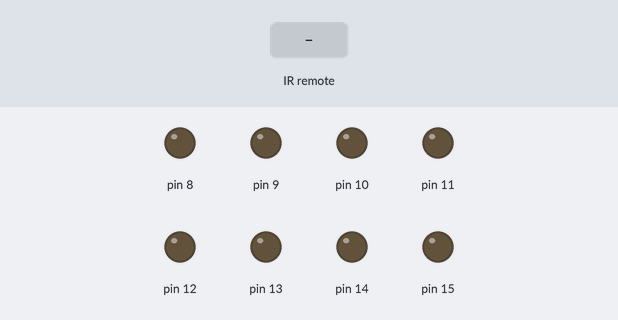
This sketch was run on a simulated Arduino Uno, built with avr-gcc and run on an emulated ATmega328P. Parts: output pins drawn as LEDs (lit = HIGH). Inputs (shaded band) come from the test bench.

Above: at 1.3 s.
1.4 s: infrared code 0x40BF30CF received
At 1.8 s:
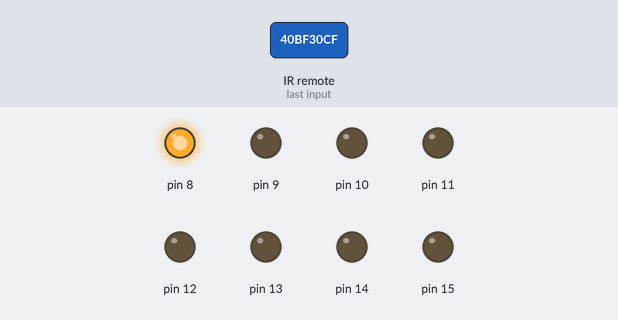
3.0 s: infrared code 0x40BF18E7 received
At 3.8 s:
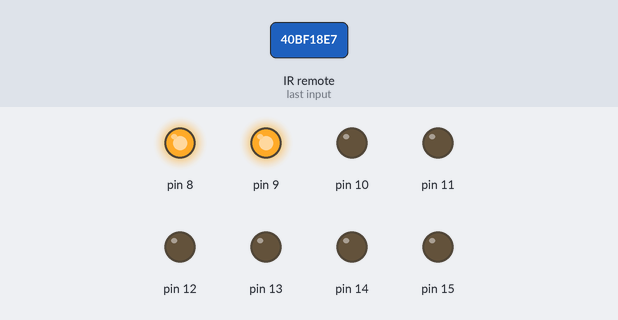
4.7 s: infrared code 0x40BF7A85 received
At 5.7 s:
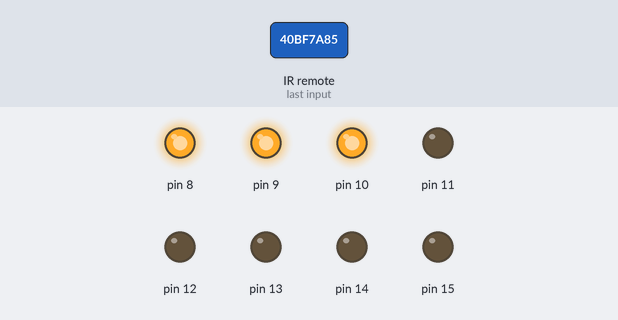
6.5 s: infrared code 0x40BF10EF received
At 7.7 s:
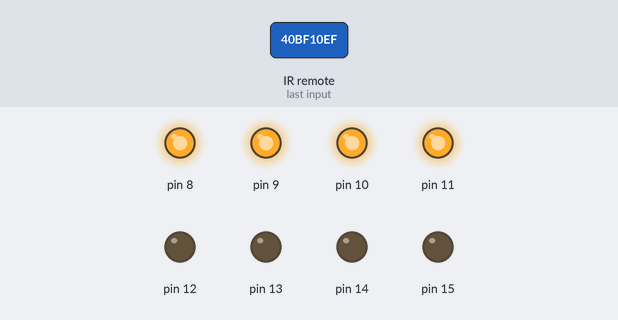
8.2 s: infrared code 0x40BF38C7 received
At 9.7 s:
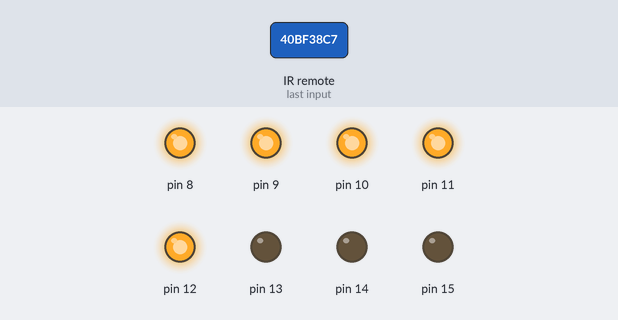
10.0 s: infrared code 0x40BF5AA5 received
At 11.6 s:
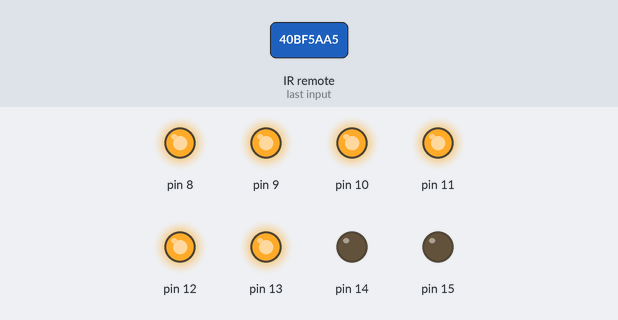
Timing chart, 0 to 12.7 s (numbered marks = the images above; inputs shaded):
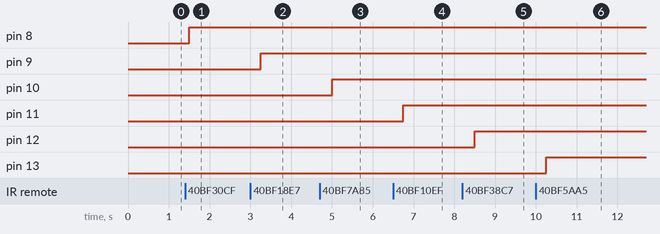

Measured:
- after the input at 1.4 s, pin 8: LOW → HIGH after 0.10 s
- after the input at 3.0 s, pin 9: LOW → HIGH after 0.25 s
- after the input at 4.7 s, pin 10: LOW → HIGH after 0.30 s
- after the input at 6.5 s, pin 11: LOW → HIGH after 0.25 s
- after the input at 8.2 s, pin 12: LOW → HIGH after 0.31 s
- after the input at 10.0 s, pin 13: LOW → HIGH after 0.26 s

The sketch:

8_Channel_LED_Using_ATmega16.ino
```cpp
                      ////////////////////////
                     ////Tony////////////////
                    ///////Tech/////////////
                   ///////////1220/////////
                  ////////////////////////


                  #include <IRremote.h>
                  int IRPIN = 2;


                  int state8  = 0;
                  int state9  = 0;
                  int state10 = 0;
                  int state11 = 0;
                  int state12 = 0;
                  int state13 = 0;
                  int state14 = 0;
                  int state15 = 0;


                  IRrecv irrecv(IRPIN);
                  decode_results result;

                  void setup()
                      {
                        pinMode(8,  OUTPUT);
                        pinMode(9,  OUTPUT);
                        pinMode(10, OUTPUT);
                        pinMode(11, OUTPUT);
                        pinMode(12, OUTPUT);
                        pinMode(13, OUTPUT);
                        pinMode(14, OUTPUT);
                        pinMode(15, OUTPUT);

                        irrecv.enableIRIn();
                       }

                  void loop()
                      {
                       if (irrecv.decode(&result))

                          {
                           if (result.value == 0x40BF30CF)

                              {
                               state8 = ~state8;
                               digitalWrite(8,state8);
                               delay(250);
                              }

                           if (result.value == 0x40BF18E7)
                              {
                               state9 = ~state9;
                               digitalWrite(9,state9);
                               delay(250);
                              }

                           if(result.value == 0x40BF7A85)
                             {
                              state10 = ~state10;
                              digitalWrite(10,state10);
                              delay(250);
                             }

                           if(result.value == 0x40BF10EF)
                             {
                              state11 = ~state11;
                              digitalWrite(11,state11);
                              delay(250);
                             }

                           if(result.value == 0x40BF38C7)
                             {
                              state12 = ~state12;
                              digitalWrite(12,state12);
                              delay(250);
                             }

                           if(result.value == 0x40BF5AA5)
                             {
                              state13 = ~state13;
                              digitalWrite(13,state13);
                              delay(250);
                             }

                           if(result.value == 0x40BF42BD)
                             {
                              state14 = ~state14;
                              digitalWrite(14,state14);
                              delay(250);
                             }

                           if(result.value == 0x40BF4AB5)
                             {
                              state15 = ~state15;
                              digitalWrite(15,state15);
                              delay(250);
                             }

                           if(result.value == 0x40BFB04F)
                              {
                               digitalWrite(15,LOW);
                               digitalWrite(14,LOW);
                               digitalWrite(13,LOW);
                               digitalWrite(12,LOW);
                               digitalWrite(11,LOW);
                               digitalWrite(10,LOW);
                               digitalWrite(9,LOW);
                               digitalWrite(8,LOW);
                               delay(250);
                               }

                          if(result.value == 0x40BF629D)
                            {
                               digitalWrite(15,HIGH);
                               digitalWrite(14,HIGH);
                               digitalWrite(13,HIGH);
                               digitalWrite(12,HIGH);
                               digitalWrite(11,HIGH);
                               digitalWrite(10,HIGH);
                               digitalWrite(9,HIGH);
                               digitalWrite(8,HIGH);
                               delay(250);
                               }


                           }
                        irrecv.resume();
                        delay(500);
                       }
```
